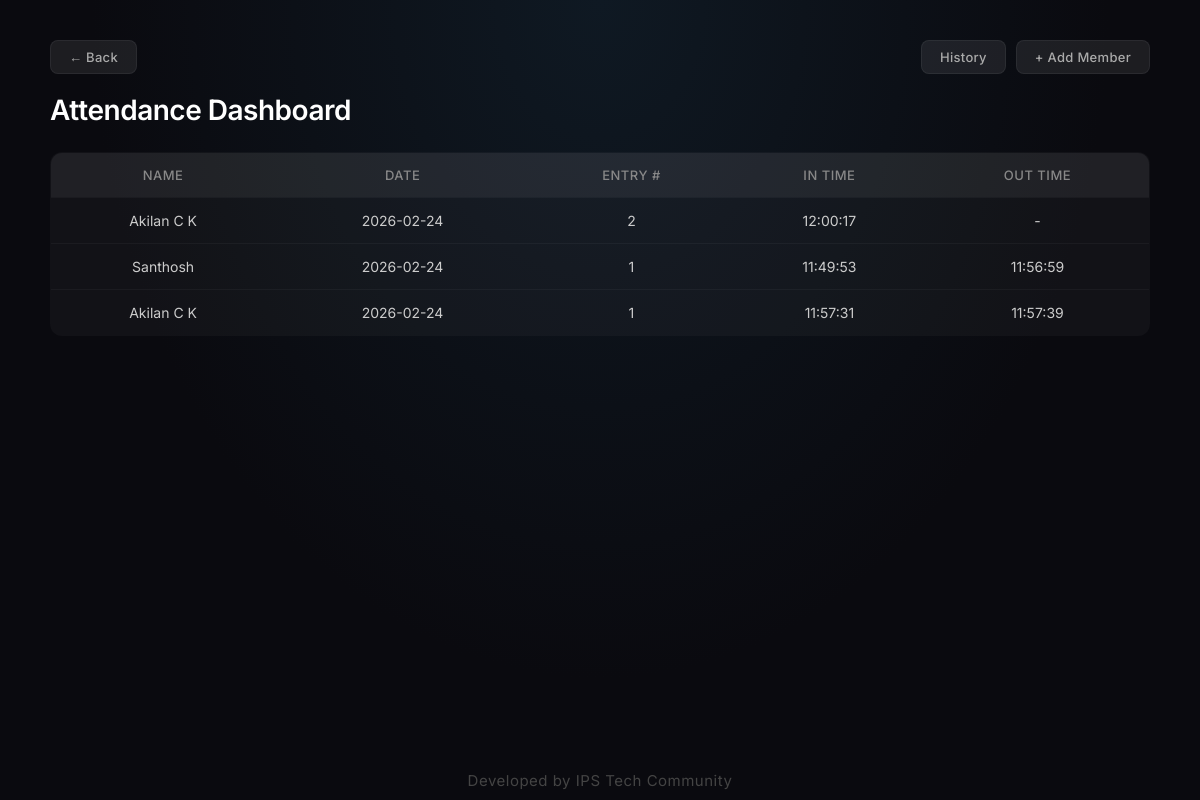
/dashboard, run on the app's committed database.
### tables this page shows
CREATE TABLE attendance (
            id INTEGER PRIMARY KEY AUTOINCREMENT,
            student_id INTEGER,
            date TEXT,
            in_time TEXT,
            out_time TEXT,
            entry_number INTEGER DEFAULT 1,
            FOREIGN KEY(student_id) REFERENCES students(id)
        );

CREATE TABLE students (
            id INTEGER PRIMARY KEY AUTOINCREMENT,
            name TEXT NOT NULL,
            roll_number TEXT,
            rfid_uid TEXT UNIQUE NOT NULL
        );

### app.py (the view)
@app.route("/dashboard")
def dashboard():
    conn = get_db()
    cursor = conn.cursor()
    records = cursor.execute('''
        SELECT students.name, attendance.date, attendance.in_time, attendance.out_time, attendance.entry_number
        FROM attendance
        JOIN students ON students.id = attendance.student_id
        ORDER BY attendance.date DESC, attendance.entry_number DESC
    ''').fetchall()
    conn.close()
    return render_template("dashboard.html", records=records)

### app.py (called while the page is built)
def get_db():
    conn = sqlite3.connect(DATABASE)
    conn.row_factory = sqlite3.Row
    return conn

### templates/dashboard.html (shortened to what this page needs)
<!DOCTYPE html>
<html>
<head>
    <link rel="stylesheet" href="{{ url_for('static', filename='style.css') }}">
</head>
<body>
<div class="dashboard-container">
    <div class="dashboard-header">
        <a href="/" class="back-btn">&larr; Back</a>
        <div class="dashboard-header-right">
            <a href="/history" class="history-btn">History</a>
            <a href="#" class="add-member-btn" onclick="showPasswordModal()">+ Add Member</a>
        </div>
    </div>
    <h1>Attendance Dashboard</h1>
    <table>
        <thead>
            <tr>
                <th>Name</th>
                <th>Date</th>
                <th>Entry #</th>
                <th>In Time</th>
                <th>Out Time</th>
            </tr>
        </thead>
        <tbody>
            {% for record in records %}
            <tr>
                <td>{{ record.name }}</td>
                <td>{{ record.date }}</td>
                <td>{{ record.entry_number }}</td>
                <td>{{ record.in_time }}</td>
                <td>{{ record.out_time if record.out_time else '-' }}</td>
            </tr>
            {% endfor %}
        </tbody>
    </table>
</div>
<footer class="footer">Developed by IPS Tech Community</footer>
</body>
</html>

### static/style.css (style rules this page uses)
body { margin: 0; font-family: 'Inter', 'Segoe UI', sans-serif; background: #0a0a0f; color: white; }
.footer { position: fixed; bottom: 0; left: 0; width: 100%; text-align: center; padding: 10px 0; font-size: 15px; color: #444; background: transparent; letter-spacing: 0.5px; }
.dashboard-container { padding: 40px 50px; position: relative; min-height: 100vh; box-sizing: border-box; background: radial-gradient(ellipse at top, #0f1923 0%, #0a0a0f 60%); }
.back-btn { display: inline-block; padding: 8px 18px; background: rgba(255, 255, 255, 0.08); color: #aaa; text-decoration: none; border-radius: 8px; font-size: 13px; font-weight: 500; transition: all 0.3s; border: 1px solid rgba(255, 255, 255, 0.06); letter-spacing: 0.3px; }
.dashboard-header { display: flex; justify-content: space-between; align-items: center; margin-bottom: 10px; }
.dashboard-container h1 { margin-bottom: 25px; font-size: 28px; font-weight: 600; letter-spacing: -0.5px; }
table { width: 100%; border-collapse: collapse; background: rgba(255, 255, 255, 0.03); border: 1px solid rgba(255, 255, 255, 0.06); border-radius: 12px; overflow: hidden; }
th, td { padding: 14px 16px; text-align: center; }
th { background: rgba(255, 255, 255, 0.06); font-weight: 500; font-size: 13px; text-transform: uppercase; letter-spacing: 0.5px; color: #888; }
td { font-size: 14px; color: #ccc; border-top: 1px solid rgba(255, 255, 255, 0.04); }
.add-member-btn { padding: 8px 18px; background: rgba(255, 255, 255, 0.08); color: #aaa; text-decoration: none; border-radius: 8px; font-size: 13px; font-weight: 500; transition: all 0.3s; border: 1px solid rgba(255, 255, 255, 0.06); letter-spacing: 0.3px; }
.dashboard-header-right { display: flex; gap: 10px; align-items: center; }
.history-btn { padding: 8px 18px; background: rgba(255, 255, 255, 0.08); color: #aaa; text-decoration: none; border-radius: 8px; font-size: 13px; font-weight: 500; transition: all 0.3s; border: 1px solid rgba(255, 255, 255, 0.06); letter-spacing: 0.3px; }

### data on the page
attendance: name "Akilan C K", date "2026-02-24", entry_number "2", in_time "12:00:17", out_time "-"
attendance: name "Santhosh", date "2026-02-24", entry_number "1", in_time "11:49:53", out_time "11:56:59"
attendance: name "Akilan C K", date "2026-02-24", entry_number "1", in_time "11:57:31", out_time "11:57:39"
